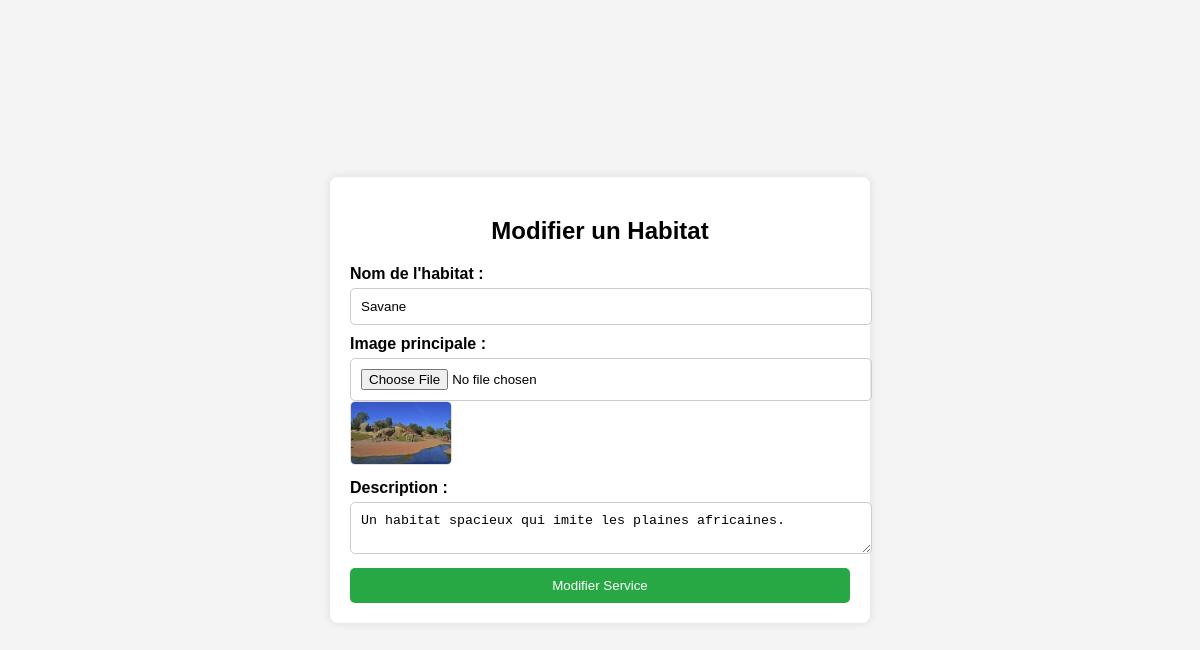
Screenshot of /Crud_habitats/modifier_habitat.php?id=1 with the database file from the repository.
### tables this page shows
CREATE TABLE `habitats` (
  `id` int(11) NOT NULL,
  `nom` varchar(100) NOT NULL,
  `images` longtext NOT NULL CHECK (json_valid(`images`)),
  `description` text NOT NULL
);

### Crud_habitats/modifier_habitat.php (the view, shortened to what this page needs)
<?php
require_once '../config/config_unv.php';
if (isset($_GET['id'])) {
    $id = $_GET['id'];
    $stmt = $pdo->prepare("SELECT * FROM habitats WHERE id = ?");
    $stmt->execute([$id]);
    $service = $stmt->fetch(PDO::FETCH_ASSOC);
} else {
    echo "ID du service non spécifié.";
    exit;
}
?>
<!DOCTYPE html>
<html lang="fr">
<head>
</head>
<body>
<div class="container">
    <h2>Modifier un Habitat</h2>
    <form method="post" enctype="multipart/form-data">
        <label>Nom de l'habitat :</label>
        <input type="text" name="nom" value="<?= htmlspecialchars($service['nom']); ?>" required>
        <label>Image principale :</label>
        <input type="file" name="image" accept="image/*">
        <div class="image-preview">
            <img src="../assets/images/<?= htmlspecialchars(json_decode($service['images'])[0] ?? ''); ?>" alt="Image" />
        </div>
        <label>Description :</label>
        <textarea name="description" required><?= htmlspecialchars($service['description']); ?></textarea>
        <button type="submit" class="btn">Modifier Service</button>
    </form>
</div>
</body>
</html>

### Crud_habitats/modifier_habitat.php (style rules this page uses)
body { font-family: Arial, sans-serif; background-color: #f4f4f4; display: flex; justify-content: center; align-items: center; height: 100vh; margin: 0; }
.container { background: white; padding: 20px; border-radius: 8px; box-shadow: 0 0 10px rgba(0, 0, 0, 0.1); max-width: 500px; width: 100%; }
h2 { text-align: center; }
label { font-weight: bold; display: block; margin-top: 10px; }
input, textarea { width: 100%; padding: 10px; margin-top: 5px; border: 1px solid #ccc; border-radius: 5px; }
.image-preview img { max-width: 100px; border-radius: 5px; border: 1px solid #ddd; }
.btn { background-color: #28a745; color: white; padding: 10px; border: none; border-radius: 5px; cursor: pointer; width: 100%; margin-top: 10px; }

### rows the page displays
habitats: nom "Savane", description "Un habitat spacieux qui imite les plaines africaines."
